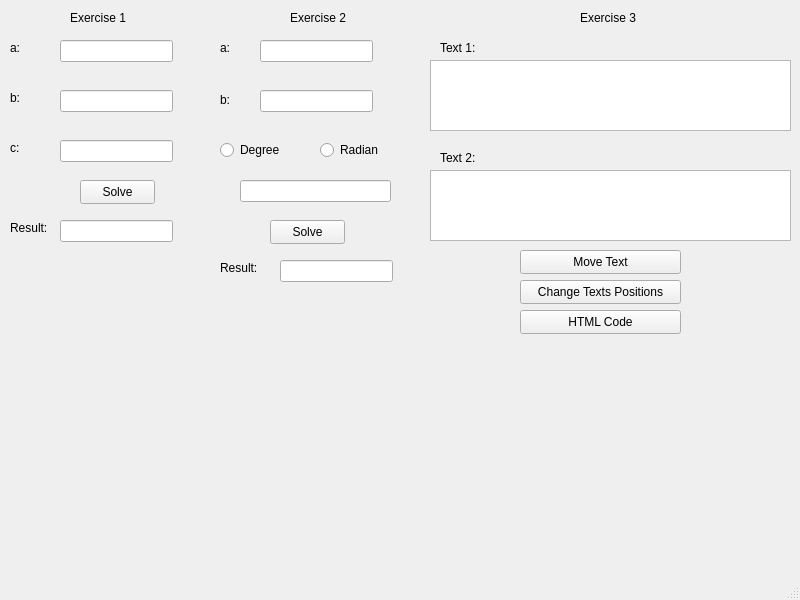
<?xml version="1.0" encoding="UTF-8"?>
<ui version="4.0">
 <class>MainWindow</class>
 <widget class="QMainWindow" name="MainWindow">
  <property name="geometry">
   <rect>
    <x>0</x>
    <y>0</y>
    <width>800</width>
    <height>600</height>
   </rect>
  </property>
  <property name="windowTitle">
   <string>MainWindow</string>
  </property>
  <widget class="QWidget" name="centralwidget">
   <widget class="QPushButton" name="solve_button">
    <property name="geometry">
     <rect>
      <x>80</x>
      <y>180</y>
      <width>75</width>
      <height>24</height>
     </rect>
    </property>
    <property name="text">
     <string>Solve</string>
    </property>
   </widget>
   <widget class="QLineEdit" name="a_line">
    <property name="geometry">
     <rect>
      <x>60</x>
      <y>40</y>
      <width>113</width>
      <height>22</height>
     </rect>
    </property>
   </widget>
   <widget class="QLineEdit" name="b_line">
    <property name="geometry">
     <rect>
      <x>60</x>
      <y>90</y>
      <width>113</width>
      <height>22</height>
     </rect>
    </property>
   </widget>
   <widget class="QLineEdit" name="c_line">
    <property name="geometry">
     <rect>
      <x>60</x>
      <y>140</y>
      <width>113</width>
      <height>22</height>
     </rect>
    </property>
   </widget>
   <widget class="QLabel" name="label">
    <property name="geometry">
     <rect>
      <x>10</x>
      <y>40</y>
      <width>16</width>
      <height>16</height>
     </rect>
    </property>
    <property name="text">
     <string>a:</string>
    </property>
   </widget>
   <widget class="QLabel" name="label_2">
    <property name="geometry">
     <rect>
      <x>10</x>
      <y>90</y>
      <width>16</width>
      <height>16</height>
     </rect>
    </property>
    <property name="text">
     <string>b:</string>
    </property>
   </widget>
   <widget class="QLabel" name="label_3">
    <property name="geometry">
     <rect>
      <x>10</x>
      <y>140</y>
      <width>16</width>
      <height>16</height>
     </rect>
    </property>
    <property name="text">
     <string>c:</string>
    </property>
   </widget>
   <widget class="QLineEdit" name="result_line">
    <property name="geometry">
     <rect>
      <x>60</x>
      <y>220</y>
      <width>113</width>
      <height>22</height>
     </rect>
    </property>
   </widget>
   <widget class="QLabel" name="label_4">
    <property name="geometry">
     <rect>
      <x>10</x>
      <y>220</y>
      <width>41</width>
      <height>16</height>
     </rect>
    </property>
    <property name="text">
     <string>Result:</string>
    </property>
   </widget>
   <widget class="QLabel" name="label_5">
    <property name="geometry">
     <rect>
      <x>220</x>
      <y>40</y>
      <width>16</width>
      <height>16</height>
     </rect>
    </property>
    <property name="text">
     <string>a:</string>
    </property>
   </widget>
   <widget class="QLabel" name="label_6">
    <property name="geometry">
     <rect>
      <x>220</x>
      <y>90</y>
      <width>20</width>
      <height>20</height>
     </rect>
    </property>
    <property name="text">
     <string>b:</string>
    </property>
   </widget>
   <widget class="QRadioButton" name="degree_button">
    <property name="geometry">
     <rect>
      <x>220</x>
      <y>140</y>
      <width>61</width>
      <height>20</height>
     </rect>
    </property>
    <property name="text">
     <string>Degree</string>
    </property>
   </widget>
   <widget class="QRadioButton" name="radian_button">
    <property name="geometry">
     <rect>
      <x>320</x>
      <y>140</y>
      <width>61</width>
      <height>20</height>
     </rect>
    </property>
    <property name="text">
     <string>Radian</string>
    </property>
   </widget>
   <widget class="QLineEdit" name="a_line_2">
    <property name="geometry">
     <rect>
      <x>260</x>
      <y>40</y>
      <width>113</width>
      <height>22</height>
     </rect>
    </property>
   </widget>
   <widget class="QLineEdit" name="b_line_2">
    <property name="geometry">
     <rect>
      <x>260</x>
      <y>90</y>
      <width>113</width>
      <height>22</height>
     </rect>
    </property>
   </widget>
   <widget class="QLineEdit" name="angle_line">
    <property name="geometry">
     <rect>
      <x>240</x>
      <y>180</y>
      <width>151</width>
      <height>22</height>
     </rect>
    </property>
   </widget>
   <widget class="QPushButton" name="solve_button_2">
    <property name="geometry">
     <rect>
      <x>270</x>
      <y>220</y>
      <width>75</width>
      <height>24</height>
     </rect>
    </property>
    <property name="text">
     <string>Solve</string>
    </property>
   </widget>
   <widget class="QLabel" name="label_7">
    <property name="geometry">
     <rect>
      <x>220</x>
      <y>260</y>
      <width>41</width>
      <height>16</height>
     </rect>
    </property>
    <property name="text">
     <string>Result:</string>
    </property>
   </widget>
   <widget class="QLineEdit" name="result_line_2">
    <property name="geometry">
     <rect>
      <x>280</x>
      <y>260</y>
      <width>113</width>
      <height>22</height>
     </rect>
    </property>
   </widget>
   <widget class="QPlainTextEdit" name="Text_1">
    <property name="geometry">
     <rect>
      <x>430</x>
      <y>60</y>
      <width>361</width>
      <height>71</height>
     </rect>
    </property>
   </widget>
   <widget class="QPlainTextEdit" name="Text_2">
    <property name="geometry">
     <rect>
      <x>430</x>
      <y>170</y>
      <width>361</width>
      <height>71</height>
     </rect>
    </property>
   </widget>
   <widget class="QPushButton" name="move_text_button">
    <property name="geometry">
     <rect>
      <x>520</x>
      <y>250</y>
      <width>161</width>
      <height>24</height>
     </rect>
    </property>
    <property name="text">
     <string>Move Text</string>
    </property>
   </widget>
   <widget class="QPushButton" name="code_button">
    <property name="geometry">
     <rect>
      <x>520</x>
      <y>310</y>
      <width>161</width>
      <height>24</height>
     </rect>
    </property>
    <property name="text">
     <string>HTML Code</string>
    </property>
   </widget>
   <widget class="QPushButton" name="change_text_button">
    <property name="geometry">
     <rect>
      <x>520</x>
      <y>280</y>
      <width>161</width>
      <height>24</height>
     </rect>
    </property>
    <property name="text">
     <string>Change Texts Positions</string>
    </property>
   </widget>
   <widget class="QLabel" name="label_8">
    <property name="geometry">
     <rect>
      <x>70</x>
      <y>10</y>
      <width>61</width>
      <height>16</height>
     </rect>
    </property>
    <property name="text">
     <string>Exercise 1</string>
    </property>
   </widget>
   <widget class="QLabel" name="label_9">
    <property name="geometry">
     <rect>
      <x>290</x>
      <y>10</y>
      <width>61</width>
      <height>16</height>
     </rect>
    </property>
    <property name="text">
     <string>Exercise 2</string>
    </property>
   </widget>
   <widget class="QLabel" name="label_10">
    <property name="geometry">
     <rect>
      <x>580</x>
      <y>10</y>
      <width>61</width>
      <height>16</height>
     </rect>
    </property>
    <property name="text">
     <string>Exercise 3</string>
    </property>
   </widget>
   <widget class="QLabel" name="label_11">
    <property name="geometry">
     <rect>
      <x>440</x>
      <y>40</y>
      <width>49</width>
      <height>16</height>
     </rect>
    </property>
    <property name="text">
     <string>Text 1:</string>
    </property>
   </widget>
   <widget class="QLabel" name="label_12">
    <property name="geometry">
     <rect>
      <x>440</x>
      <y>150</y>
      <width>49</width>
      <height>16</height>
     </rect>
    </property>
    <property name="text">
     <string>Text 2:</string>
    </property>
   </widget>
  </widget>
  <widget class="QMenuBar" name="menubar">
   <property name="geometry">
    <rect>
     <x>0</x>
     <y>0</y>
     <width>800</width>
     <height>22</height>
    </rect>
   </property>
  </widget>
  <widget class="QStatusBar" name="statusbar"/>
 </widget>
 <resources/>
 <connections/>
</ui>
